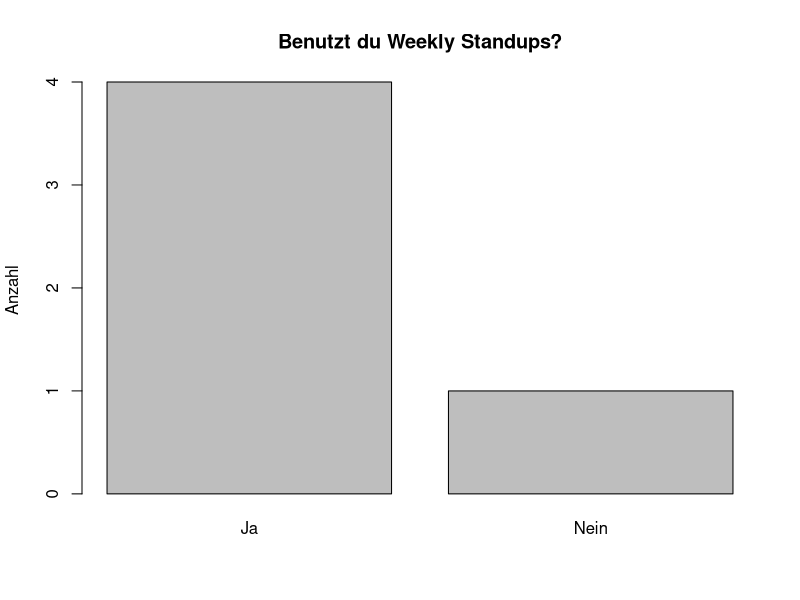
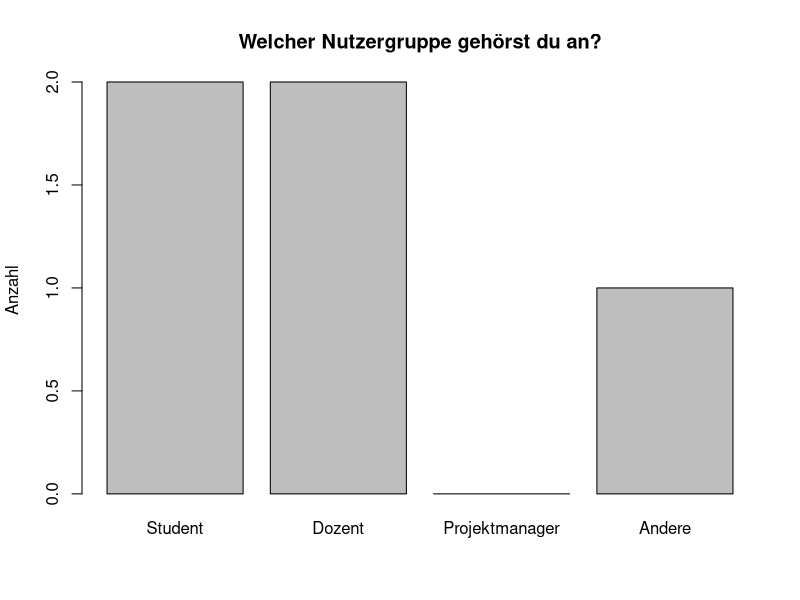
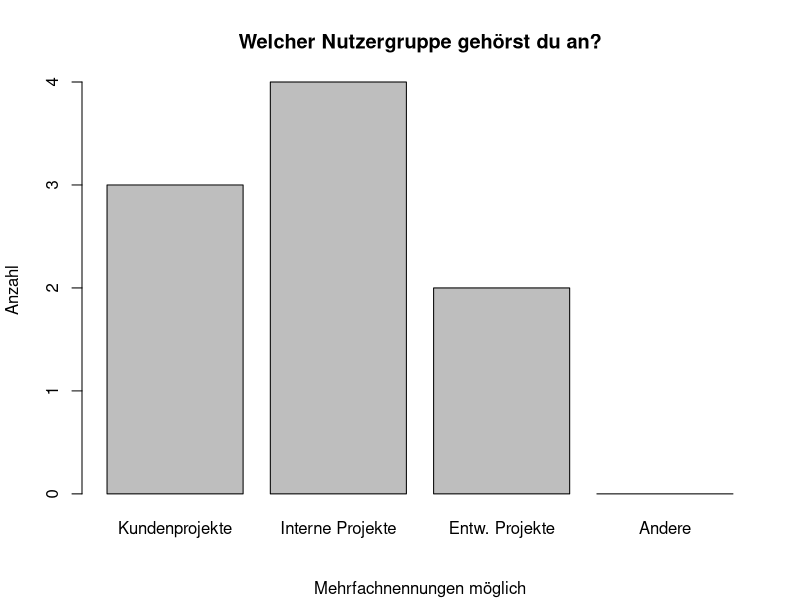
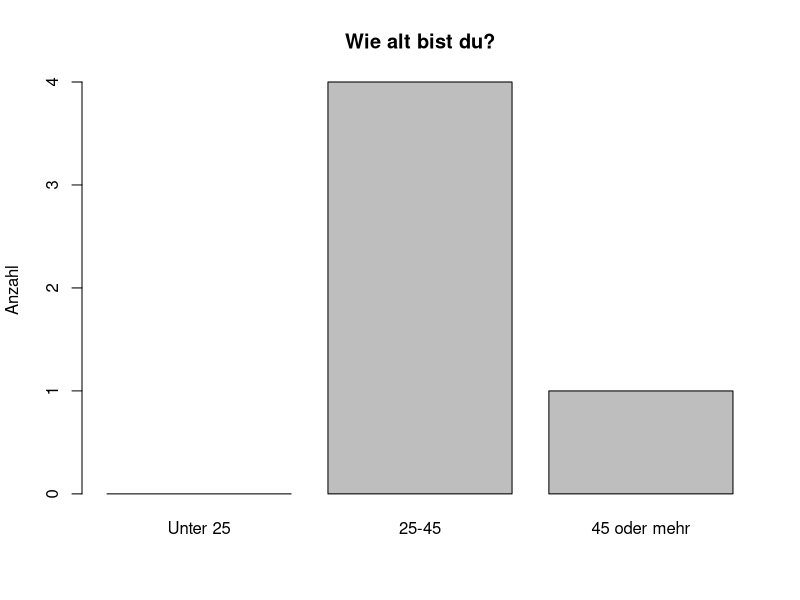
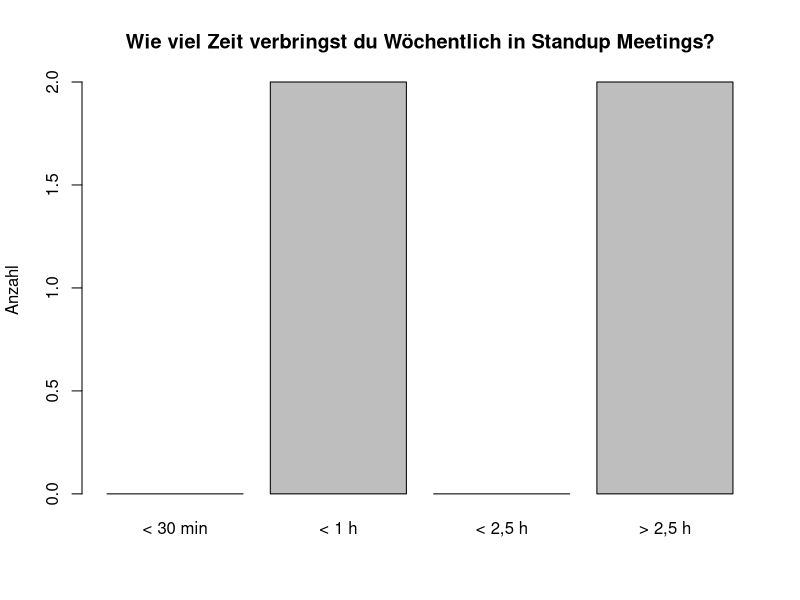
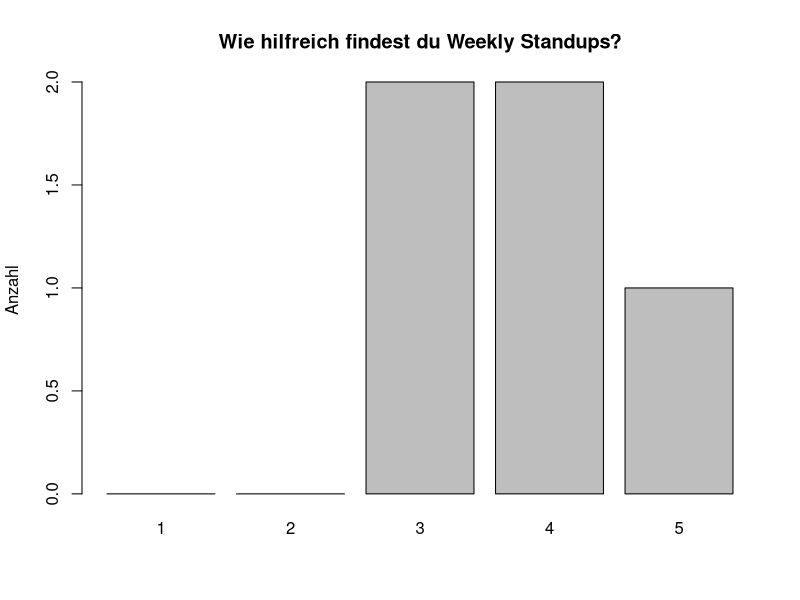
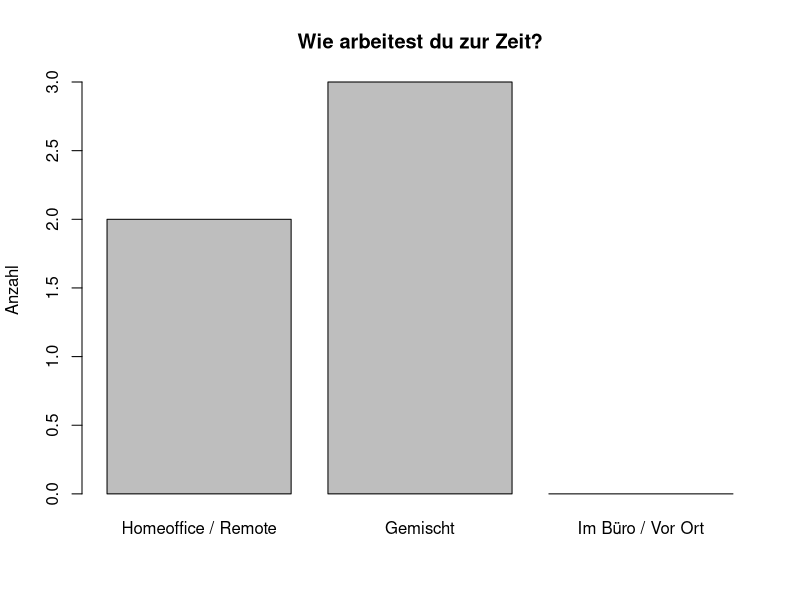
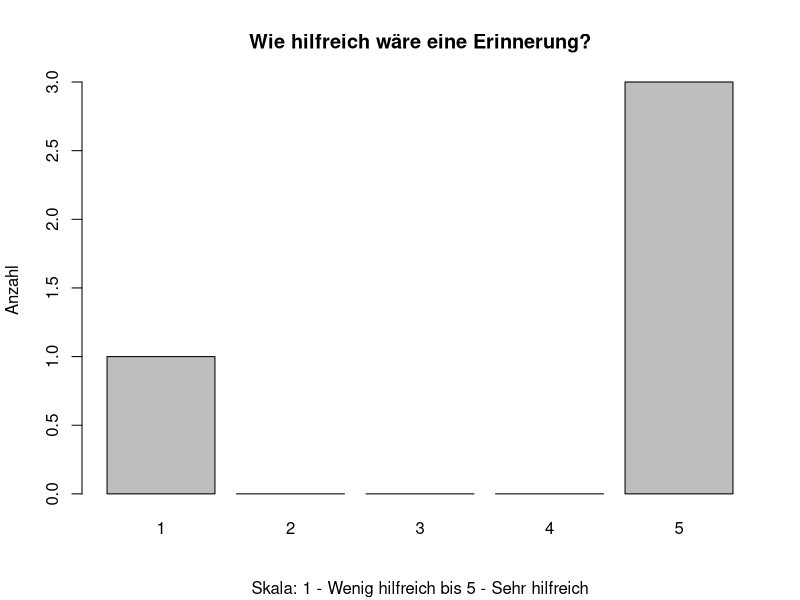

The R script that drew these images, in order:
####### Q1 #########

usingWeeklyY<-c(4,1)
usingWeeklyX<-c("Ja","Nein")

pdf(file ="q1.pdf")

barplot(usingWeeklyY,names.arg=usingWeeklyX,ylab="Anzahl",
main="Benutzt du Weekly Standups?",border="black")

####### Q2 #########

userGroupY<-c(2,2,0,1)
userGroupX<-c("Student","Dozent","Projektmanager","Andere")

pdf(file ="q2.pdf")

barplot(userGroupY,names.arg=userGroupX,ylab="Anzahl",
main="Welcher Nutzergruppe gehörst du an?",border="black")

####### Q3 #########

projectKindY<-c(3,4,2,0)
projectKindX<-c("Kundenprojekte","Interne Projekte","Entw. Projekte","Andere")

pdf(file ="q3.pdf")

barplot(projectKindY,names.arg=projectKindX,ylab="Anzahl",
main="Welcher Nutzergruppe gehörst du an?",sub="Mehrfachnennungen möglich",border="black")

####### Q4 #########

ageY<-c(0,4,1)
ageX<-c("Unter 25","25-45","45 oder mehr")

pdf(file ="q4.pdf")

barplot(ageY,names.arg=ageX,ylab="Anzahl",
main="Wie alt bist du?",border="black")

####### Q5 #########

timeY<-c(0,2,0,2)
timeX<-c("< 30 min","< 1 h","< 2,5 h","> 2,5 h")

pdf(file ="q5.pdf")

barplot(timeY,names.arg=timeX,ylab="Anzahl",
main="Wie viel Zeit verbringst du Wöchentlich in Standup Meetings?",border="black")

####### Q6 #########

useY<-c(0,0,2,2,1)
useX<-c("1","2","3","4","5")

pdf(file ="q6.pdf")

barplot(useY,names.arg=useX,ylab="Anzahl",
main="Wie hilfreich findest du Weekly Standups?",border="black")

####### Q7 #########

locY<-c(2,3,0)
locX<-c("Homeoffice / Remote","Gemischt","Im Büro / Vor Ort")

pdf(file ="q7.pdf")

barplot(locY,names.arg=locX,ylab="Anzahl",
main="Wie arbeitest du zur Zeit?",border="black")

####### Q8.1 #########

locY<-c(1,0,0,0,3)
locX<-c("1","2","3","4","5")

pdf(file ="q8-1.pdf")

barplot(locY,names.arg=locX,ylab="Anzahl",
main="Wie hilfreich wäre eine Erinnerung?",sub="Skala: 1 - Wenig hilfreich bis 5 - Sehr hilfreich",border="black")

####### Q8.1 #########

locY<-c(1,0,0,0,3)
locX<-c("1","2","3","4","5")

pdf(file ="q8-1.pdf")

barplot(locY,names.arg=locX,ylab="Anzahl",
main="Wie hilfreich wäre eine Erinnerung?",sub="Skala: 1 - Wenig hilfreich bis 5 - Sehr hilfreich",border="black")

####### Q8.2 #########

locY<-c(1,0,1,1,1)
locX<-c("1","2","3","4","5")

pdf(file ="q8-2.pdf")

barplot(locY,names.arg=locX,ylab="Anzahl",
main="Wie hilfreich wäre eine Timeline?",sub="Skala: 1 - Wenig hilfreich bis 5 - Sehr hilfreich",border="black")

####### Q8.3 #########

locY<-c(1,0,1,1,1)
locX<-c("1","2","3","4","5")

pdf(file ="q8-3.pdf")

barplot(locY,names.arg=locX,ylab="Anzahl",
main="Wie hilfreich wäre eine Suchfunktion?",sub="Skala: 1 - Wenig hilfreich bis 5 - Sehr hilfreich",border="black")

####### Q8.4 #########

locY<-c(0,0,0,3,1)
locX<-c("1","2","3","4","5")

pdf(file ="q8-4.pdf")

barplot(locY,names.arg=locX,ylab="Anzahl",
main="Wie hilfreich wären soziale Markierungen?",sub="Skala: 1 - Wenig hilfreich bis 5 - Sehr hilfreich",border="black")

####### Q8.5 #########

locY<-c(0,0,1,1,2)
locX<-c("1","2","3","4","5")

pdf(file ="q8-5.pdf")

barplot(locY,names.arg=locX,ylab="Anzahl",
main="Wie hilfreich wären vorgegebene Eingabefelder?",sub="Skala: 1 - Wenig hilfreich bis 5 - Sehr hilfreich",border="black")

####### Q9 #########

mtimeY<-c(2,2,0)
mtimeX<-c("Morgens","Mittags","Nachmittag")

pdf(file ="q9.pdf")

barplot(mtimeY,names.arg=mtimeX,ylab="Anzahl",
main="Was ist dein bevorzugter Zeitpunkt für ein Weekly Standup?",border="black")

####### Q10 #########

usingWeeklyY<-c(2,2)
usingWeeklyX<-c("Schriftlich","Persönlich")

pdf(file ="q10.pdf")

barplot(usingWeeklyY,names.arg=usingWeeklyX,ylab="Anzahl",
main="Welche Form eines Weekly Standups würdest du bevorzugen?",border="black")

####### Q11 #########

usingWeeklyY<-c(0,3,1)
usingWeeklyX<-c("Ja","Nein","Vielleicht")

pdf(file ="q11.pdf")

barplot(usingWeeklyY,names.arg=usingWeeklyX,ylab="Anzahl",
main="Würdest du einen Chatbot als hilfreich empfinden, welcher dir Informationen wie Deployment, Status, Logereignisse im Meeting mitteilt?",border="black")

####### Q12 #########
## Freitext
#####################


####### Q13 #########
## Freitext
#####################

####### Q14 #########

locY<-c(0,0,2,0,2)
locX<-c("1","2","3","4","5")

pdf(file ="q14.pdf")

barplot(locY,names.arg=locX,ylab="Anzahl",
main="Wie hilfreich wären vorgegebene Eingabefelder?",sub="Skala: 1 - Unwichtig bis 5 - Sehr Wichtig",border="black")